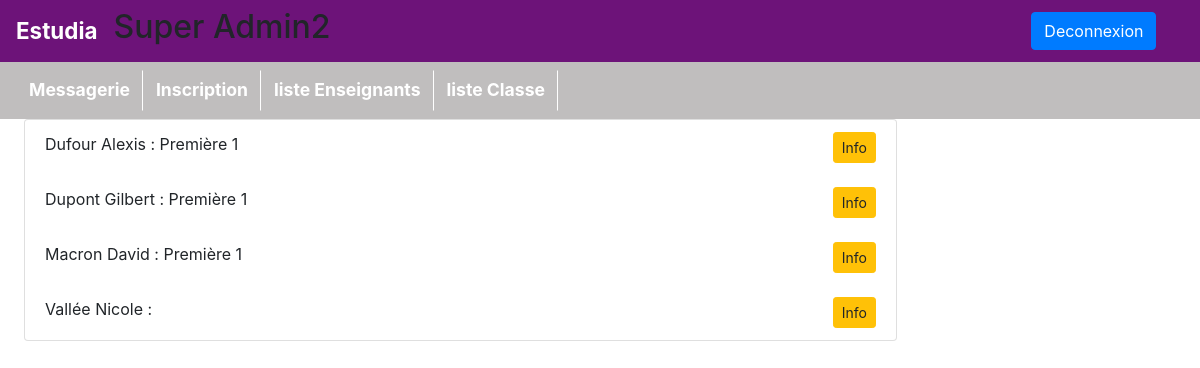
Page /pages/listeEleve.php (signed in) on the committed database.
### tables this page shows
CREATE TABLE IF NOT EXISTS `eleve` (
  `nom` varchar(100) NOT NULL,
  `prenom` varchar(100) NOT NULL,
  `idUtilisateur` int(11) NOT NULL,
  `IDfiliere` int(11) DEFAULT NULL,
  `idEtude` int(11) DEFAULT NULL
);

CREATE TABLE IF NOT EXISTS `etudes` (
  `idEtude` int(11) NOT NULL AUTO_INCREMENT,
  `classe` int(11) NOT NULL,
  `nom` varchar(100) NOT NULL,
  PRIMARY KEY (`idEtude`)
);

### affichages/affichageEleve.php (called while the page is built, shortened)
<?php
function getBdd()
{
    return new PDO('mysql:host=localhost;dbname=estudia;charset=UTF8', 'root', '',  array(PDO::ATTR_ERRMODE => PDO::ERRMODE_EXCEPTION));
}
    ?>

### pages/listeEleve.php (the view)
<?php
require_once "entete.php";
    $requete = getBdd() -> prepare("SELECT eleve.nom AS nom, etudes.nom AS titre, etudes.classe, prenom, idUtilisateur FROM eleve LEFT JOIN etudes USING(idEtude) ORDER BY eleve.nom ASC ");
    $requete -> execute();
    $eleves = $requete -> fetchAll(PDO::FETCH_ASSOC);
    ?>
    <ul class="list-group">
    <?php
    foreach($eleves as $eleve)
    {
        ?>
        <li class="list-group-item"><?=$eleve["nom"]. " ". $eleve["prenom"]." : ".$eleve["titre"]." ".$eleve["classe"];?>
        <span style="float:right;">
        <a class="btn btn-warning btn-sm" href="infoUtilisateur.php?id=<?=$eleve["idUtilisateur"]?>">Info</a>
        </span>
        </li>
        <?php
        }
        ?></ul>

### rows in the picture
eleve: nom "Dufour", prenom "Alexis", idEtude.nom "Première", idEtude.classe "1"
eleve: nom "Dupont", prenom "Gilbert", idEtude.nom "Première", idEtude.classe "1"
eleve: nom "Macron", prenom "David", idEtude.nom "Première", idEtude.classe "1"
eleve: nom "Vallée", prenom "Nicole"

### other values in the picture
$_SESSION["nom"] "Super"
$_SESSION["prenom"] "Admin2"
